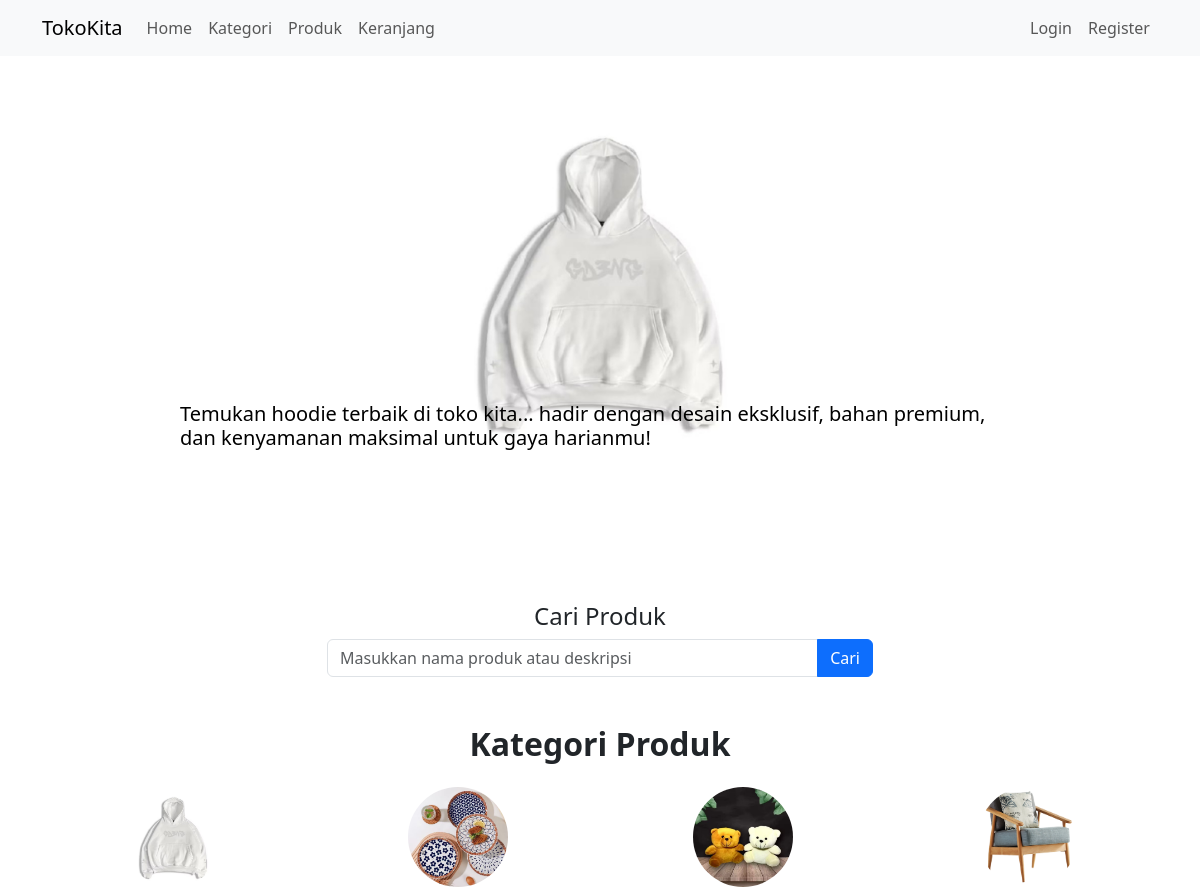
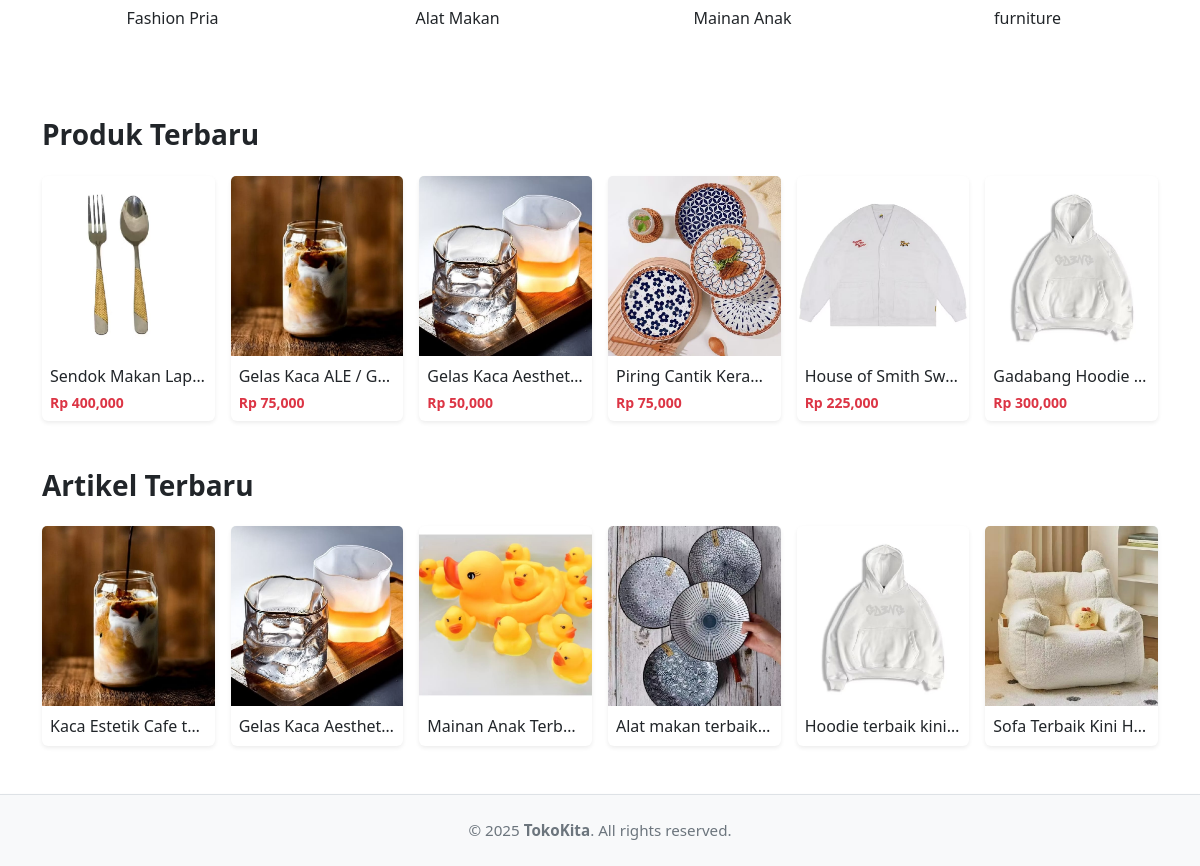
The app's page /member/index.php with its own data (2 pictures, top to bottom).
### tables this page shows
CREATE TABLE `slider` (
  `id_slider` int(11) NOT NULL,
  `caption_slider` text NOT NULL,
  `foto_slider` varchar(255) NOT NULL
);

CREATE TABLE `kategori` (
  `id_kategori` int(11) NOT NULL,
  `nama_kategori` varchar(255) NOT NULL,
  `foto_kategori` varchar(255) NOT NULL
);

CREATE TABLE `produk` (
  `id_produk` int(11) NOT NULL,
  `id_member` int(11) NOT NULL,
  `id_kategori` int(11) NOT NULL,
  `nama_produk` varchar(255) NOT NULL,
  `harga_produk` int(11) NOT NULL,
  `foto_produk` varchar(255) NOT NULL,
  `deskripsi_produk` text NOT NULL,
  `berat_produk` int(11) NOT NULL
);

CREATE TABLE `artikel` (
  `id_artikel` int(11) NOT NULL,
  `judul_artikel` varchar(255) NOT NULL,
  `isi_artikel` text NOT NULL,
  `foto_artikel` varchar(255) NOT NULL
);

### member/application/controllers/Welcome.php (called while the page is built, shortened)
<?php
class Welcome extends CI_Controller {
	public function index()
	{
		$this->load->model('Mslider');
		$this->load->model('Mkategori');
		$this->load->model('Mproduk');
		$this->load->model('Martikel');
		$data['slider'] = $this->Mslider->tampil();
		$data['kategori'] = $this->Mkategori->tampil();
		$data['produk'] = $this->Mproduk->tampil_produk_terbaru();
		$data['artikel'] = $this->Martikel->tampil_artikel_terbaru();
		$this->load->view('header');
		$this->load->view('welcome', $data);
		$this->load->view('footer');
	}
}

### member/index.php (called while the page is built, shortened)
<?php
require_once BASEPATH.'core/CodeIgniter.php';

### member/application/models/Mslider.php (called while the page is built, shortened)
<?php
class Mslider extends CI_Model {
    function tampil(){
        $q = $this->db->get("slider");
        $d = $q->result_array();
        return $d;
    }
}

### member/application/models/Mkategori.php (called while the page is built, shortened)
<?php
class Mkategori extends CI_Model
{
    function tampil()
    {
        $q = $this->db->get("kategori");
        $d = $q->result_array();
        return $d;
    }
}

### member/application/models/Mproduk.php (called while the page is built, shortened)
<?php
class Mproduk extends CI_Model
{
	function tampil_produk_terbaru()
	{
		$this->db->order_by('id_produk', 'desc');
		$q = $this->db->get('produk', 6, 0);
		$d = $q->result_array();
		return $d;
	}
}

### member/application/models/Martikel.php (called while the page is built, shortened)
<?php
class Martikel extends CI_Model {
    function tampil_artikel_terbaru(){
        $this->db->order_by('id_artikel', 'desc');
        $q = $this->db->get("artikel", 6, 0);
        $d = $q->result_array();
        return $d;
    }
}

### member/application/views/welcome.php (the view, shortened to what this page needs)
<div id="myCarousel" class="carousel slide mb-5" data-bs-ride="carousel">
    <div class="carousel-indicators">
        <?php foreach ($slider as $key => $value): ?>
            <button type="button"
                data-bs-target="#myCarousel"
                data-bs-slide-to="<?= $key ?>"
                class="<?= $key == 0 ? 'active' : '' ?>"
                aria-label="Slide <?= $key + 1 ?>">
            </button>
        <?php endforeach; ?>
    </div>
    <div class="carousel-inner">
        <?php foreach ($slider as $key => $value): ?>
            <div class="carousel-item <?= $key == 0 ? 'active' : '' ?>">
                <img
                    src="<?= $this->config->item("url_slider") . $value["foto_slider"] ?>"
                    alt="Slider <?= $key ?>"
                    class="d-block w-100 img-fluid"
                    style="width: 100%; height: 450px; object-fit: cover; object-position: center center;">
                <div class="carousel-caption d-none d-md-block text-start">
                    <h5 class="text-black"><?= $value["caption_slider"] ?></h5>
                </div>
            </div>
        <?php endforeach; ?>
    </div>
    <button class="carousel-control-prev" type="button" data-bs-target="#myCarousel" data-bs-slide="prev">
        <span class="carousel-control-prev-icon" aria-hidden="true"></span>
    </button>
    <button class="carousel-control-next" type="button" data-bs-target="#myCarousel" data-bs-slide="next">
        <span class="carousel-control-next-icon" aria-hidden="true"></span>
    </button>
</div>
<section class="bg-white py-5">
    <div class="container">
        <h4 class="text-center">Cari Produk</h4>
        <div class="row">
            <div class="col-md-6 offset-md-3">
                <form method="get" action="<?php echo base_url("produk/cari") ?>">
                    <div class="input-group input-group-btn">
                        <input type="text" name="keyword" class="form-control" value="<?= isset($_GET['keyword']) ? htmlspecialchars($_GET['keyword']) : '' ?>" placeholder="Masukkan nama produk atau deskripsi">
                        <button type="submit" class="btn btn-primary">Cari</button>
                    </div>
                </form>
            </div>
        </div>
    </div>
</section>
<section class="container marketing mb-5">
    <h2 class="fw-bold text-center mb-4">Kategori Produk</h2>
    <div class="row">
        <?php foreach ($kategori as $key => $value): ?>
            <div class="col-6 col-sm-4 col-md-3 mb-4 text-center">
                <a href="<?= base_url("kategori/detail/" . $value["id_kategori"]) ?>" class="text-decoration-none text-dark">
                    <img src="<?= $this->config->item("url_kategori") . $value["foto_kategori"] ?>" class="rounded-circle mb-2" width="100" height="100" alt="<?= $value["nama_kategori"] ?>">
                    <p><?= $value["nama_kategori"] ?></p>
                </a>
            </div>
        <?php endforeach; ?>
    </div>
</section>
<section class="container mb-5">
    <h3 class="fw-bold mb-4">Produk Terbaru</h3>
    <div class="row row-cols-2 row-cols-sm-3 row-cols-md-6 g-3">
        <?php foreach ($produk as $value): ?>
            <div class="col">
                <a href="<?= base_url("produk/detail/" . $value["id_produk"]) ?>" class="text-decoration-none text-dark">
                    <div class="card h-100 border-0 shadow-sm">
                        <img src="<?= $this->config->item("url_produk") . $value["foto_produk"] ?>"
                            alt="<?= $value["nama_produk"] ?>"
                            class="card-img-top"
                            style="height: 180px; object-fit: cover;">
                        <div class="card-body p-2">
                            <p class="mb-1 text-truncate" title="<?= $value["nama_produk"] ?>"><?= $value["nama_produk"] ?></p>
                            <p class="fw-bold text-danger mb-0" style="font-size: 14px;">Rp <?= number_format($value["harga_produk"]) ?></p>
                        </div>
                    </div>
                </a>
            </div>
        <?php endforeach; ?>
    </div>
</section>
<section class="container mb-5">
    <h3 class="fw-bold mb-4">Artikel Terbaru</h3>
    <div class="row row-cols-2 row-cols-sm-3 row-cols-md-6 g-3">
        <?php foreach ($artikel as $value): ?>
            <div class="col">
                <div class="card h-100 border-0 shadow-sm">
                    <img src="<?= $this->config->item("url_artikel") . $value["foto_artikel"] ?>"
                        alt="Artikel"
                        class="card-img-top"
                        style="height: 180px; object-fit: cover;">
                    <div class="card-body p-2">
                        <p class="mb-0 text-truncate" title="<?= $value["judul_artikel"] ?>"><?= $value["judul_artikel"] ?></p>
                    </div>
                </div>
            </div>
        <?php endforeach; ?>
    </div>
</section>

### member/application/views/header.php (shortened to what this page needs)
<!doctype html>
<html lang="en">
<head>
  <link rel="stylesheet" type="text/css" href="https://cdn.jsdelivr.net/npm/bootstrap@5.3.3/dist/css/bootstrap.min.css">
  <link rel="stylesheet" href="https://cdn.jsdelivr.net/npm/bootstrap-icons@1.13.1/font/bootstrap-icons.min.css">
  <link rel="stylesheet" href="https://stackpath.bootstrapcdn.com/font-awesome/4.7.0/css/font-awesome.min.css">
</head>
<body>
  <nav class="navbar navbar-expand-lg navbar-light bg-light">
    <div class="container">
      <a href="" class="navbar-brand">TokoKita</a>
      <div class="collapse navbar-collapse" id="naff">
        <ul class="navbar-nav me-auto">
          <li class="nav-item">
            <a href="<?php echo base_url("") ?>" class="nav-link">Home</a>
          </li>
          <li class="nav-item">
            <a href="<?php echo base_url("kategori") ?>" class="nav-link">Kategori</a>
          </li>
          <li class="nav-item">
            <a href="<?php echo base_url("produk") ?>" class="nav-link">Produk</a>
          </li>
          <li class="nav-item">
            <a href="<?php echo base_url("keranjang") ?>" class="nav-link">Keranjang</a>
          </li>
        </ul>
        <?php if (!$this->session->userdata("id_member")): ?>
          <ul class="navbar-nav ms-auto">
            <li class="nav-item">
              <a href="#" data-bs-toggle="modal" data-bs-target="#login" class="nav-link">Login</a>
            </li>
            <li class="nav-item">
              <a href="<?php echo base_url("register") ?>" class="nav-link">Register</a>
            </li>
          </ul>
        <?php endif ?>
      </div>
    </div>
  </nav>

### member/application/views/footer.php (shortened to what this page needs)
<footer class="bg-light text-center py-4 mt-5 shadow-sm"
        style="border-top: 1px solid #dee2e6; font-size: 0.95rem;">
  <div style="color: #6c757d; transition: color 0.3s;"
       onmouseover="this.style.color='#000'"
       onmouseout="this.style.color='#6c757d'">
    &copy; <?php echo date("Y"); ?> <strong>TokoKita</strong>. All rights reserved.
  </div>
</footer>
</body>
</html>

### records on screen
slider: foto_slider (picture), caption_slider "Temukan hoodie terbaik di toko kita... hadir dengan desain eksklusif, bahan premium, dan kenyamanan maksimal untuk gaya harianmu!"
kategori: foto_kategori (picture), nama_kategori "Fashion Pria"
kategori: foto_kategori (picture), nama_kategori "Alat Makan"
kategori: foto_kategori (picture), nama_kategori "Mainan Anak"
kategori: foto_kategori (picture), nama_kategori "furniture"
produk: foto_produk (picture), nama_produk "Sendok Makan Lap…", harga_produk "400,000"
produk: foto_produk (picture), nama_produk "Gelas Kaca ALE / G…", harga_produk "75,000"
produk: foto_produk (picture), nama_produk "Gelas Kaca Aesthet…", harga_produk "50,000"
produk: foto_produk (picture), nama_produk "Piring Cantik Kera…", harga_produk "75,000"
produk: foto_produk (picture), nama_produk "House of Smith Sw…", harga_produk "225,000"
produk: foto_produk (picture), nama_produk "Gadabang Hoodie…", harga_produk "300,000"
artikel: foto_artikel (picture), judul_artikel "Kaca Estetik Cafe t…"
artikel: foto_artikel (picture), judul_artikel "Gelas Kaca Aesthet…"
artikel: foto_artikel (picture), judul_artikel "Mainan Anak Terb…"
artikel: foto_artikel (picture), judul_artikel "Alat makan terbaik…"
artikel: foto_artikel (picture), judul_artikel "Hoodie terbaik kini…"
artikel: foto_artikel (picture), judul_artikel "Sofa Terbaik Kini H…"
